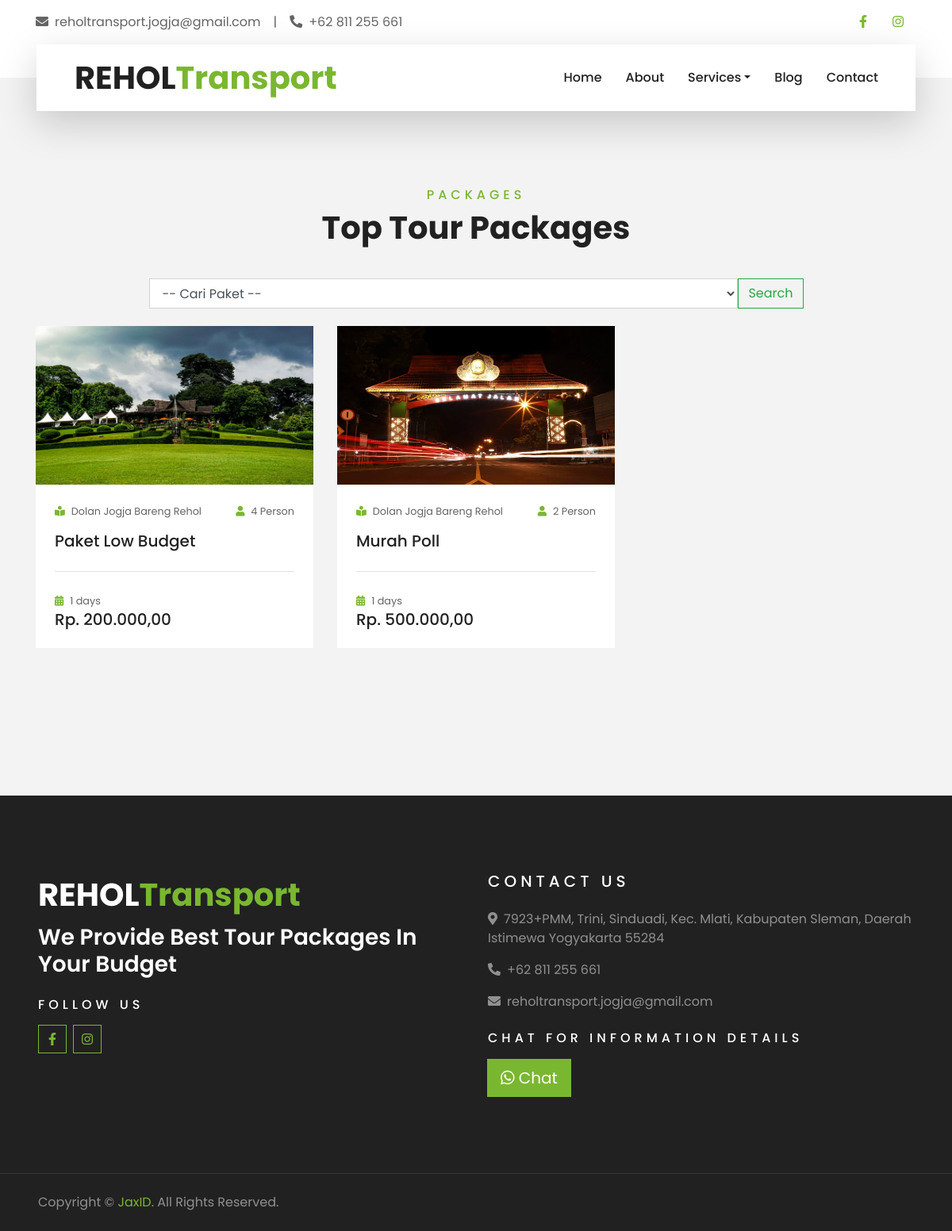
/index.php/hero/paket, run on the app's committed database.
### tables this page shows
CREATE TABLE `tb_paket` (
  `id_paket` int(11) NOT NULL,
  `id_kategori` int(5) DEFAULT NULL,
  `nama_paket` varchar(100) DEFAULT NULL,
  `ket_paket` text DEFAULT NULL,
  `gambar_p` varchar(255) DEFAULT NULL,
  `harga` double DEFAULT NULL,
  `durasi` int(11) DEFAULT NULL,
  `orang` int(11) DEFAULT NULL
);

CREATE TABLE `tb_paket_kategori` (
  `id_kategori` int(5) NOT NULL,
  `nama_kategori` varchar(50) DEFAULT NULL,
  `gambar_kat` text DEFAULT NULL
);

### application/controllers/Hero.php (called while the page is built, shortened)
<?php
class Hero extends CI_Controller {
	public function paket(){
		$data['title'] = 'Paket Wisata';
		$data['kategori'] = $this->db->get('tb_paket_kategori')->result_array();
		$keyword = $this->input->POST('keyword');
		$this->load->model('Destinasi_model', 'destinasi');
		$data['paket'] = $this->destinasi->cari_paket($keyword);
		$this->load->view('hero/template/header', $data);
		$this->load->view('hero/paket');
		$this->load->view('hero/template/footer');
	}
}

### index.php (called while the page is built, shortened)
<?php
require_once BASEPATH.'core/CodeIgniter.php';

### application/models/destinasi_model.php (called while the page is built, shortened)
<?php
class Destinasi_model extends CI_Model
{
    public function cari_paket($keyword){
        $query = "SELECT *  FROM `tb_paket` JOIN `tb_paket_kategori`
                ON `tb_paket`.`id_kategori` = `tb_paket_kategori`.`id_kategori`  WHERE nama_kategori LIKE '%".$keyword."%'";
        return $this->db->query($query)->result_array();
    }
}

### application/views/hero/paket.php (the view, shortened to what this page needs)
<?php
function rupiah($angka){
	$hasil_rupiah = "Rp. " . number_format($angka,2,',','.');
	return $hasil_rupiah;
}
?>
<div class="container-fluid py-5">
    <div class="container pt-5 pb-3">
        <div class="text-center mb-3 pb-3">
            <h6 class="text-primary text-uppercase" style="letter-spacing: 5px;">Packages</h6>
            <h1>Top Tour Packages</h1>
        </div>
        <div class="row d-flex justify-content-center" style=" min-height: 60px;">
            <div class="col-md-9">
                <div class="row">
                    <div class="col-md-12">
                        <div class="mb-3 mb-md-0">
                            <form class="d-flex" role="search" method="POST" action="<?= base_url('hero/paket'); ?>">
                                <select class="form-control me-2" aria-label="Default select example" name="keyword">
                                    <option value="">-- Cari Paket --</option>
                                </select>
                                <button class="btn btn-outline-success" type="submit">Search</button>
                            </form>
                        </div>
                    </div>
                </div>
            </div>
        </div>
        <div class="row">
            <?php foreach($paket as $p) : ?>
            <div class="col-lg-4 col-md-6 mb-4">
                <div class="package-item bg-white mb-2">
                    <a class="h5 text-decoration-none" href="<?= base_url('conpak/detail_paket/'.$p['id_paket']); ?>">
                        <img style="height: 200px; width: 350px;" class="img-fluid"
                            src="<?= base_url('assets/paket/'.$p['gambar_p']) ?>" alt="">
                    </a>
                    <div class="p-4">
                        <div class="d-flex justify-content-between mb-3">
                            <small class="m-0"><i
                                    class="fas fa-book-reader text-primary mr-2"></i><?= $p['nama_kategori']; ?></small>
                            <small class="m-0"><i class="fa fa-user text-primary mr-2"></i><?= $p['orang']; ?>
                                Person</small>
                        </div>
                        <a class="h5 text-decoration-none"
                            href="<?= base_url('conpak/detail_paket/'.$p['id_paket']); ?>"><?= $p['nama_paket']; ?></a><br>
                        <div class="border-top mt-4 pt-4">
                            <small class="mt-3"><i class="fa fa-calendar-alt text-primary mr-2"></i><?= $p['durasi']; ?>
                                days</small>
                            <div class="d-flex justify-content-between">
                                <h5 class="m-0"><?= rupiah($p['harga']); ?></h5>
                            </div>
                        </div>
                    </div>
                </div>
            </div>
            <?php endforeach; ?>
        </div>
    </div>
</div>

### data on the page
tb_paket: gambar_p (picture), id_kategori.nama_kategori "Dolan Jogja Bareng Rehol", orang "4", nama_paket "Paket Low Budget", durasi "1", harga "Rp. 200.000,00"
tb_paket: gambar_p (picture), id_kategori.nama_kategori "Dolan Jogja Bareng Rehol", orang "2", nama_paket "Murah Poll", durasi "1", harga "Rp. 500.000,00"
